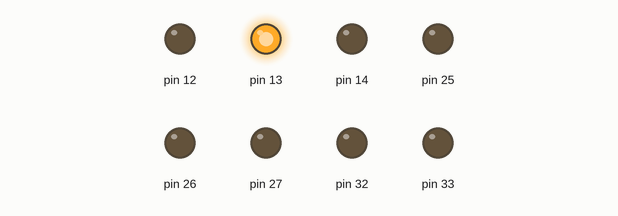
A program run on a simulated MicroPython board. Shown: output pins drawn as LEDs (lit = HIGH).

Above: at 1.7 s.
At 2.8 s:
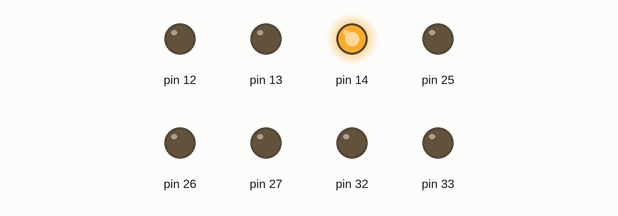
At 3.3 s:
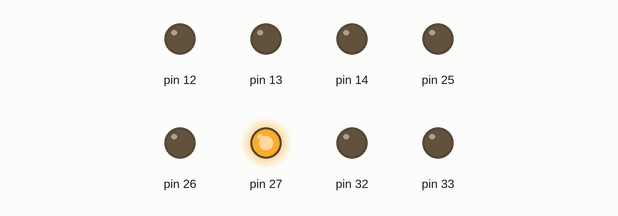
At 4.3 s:
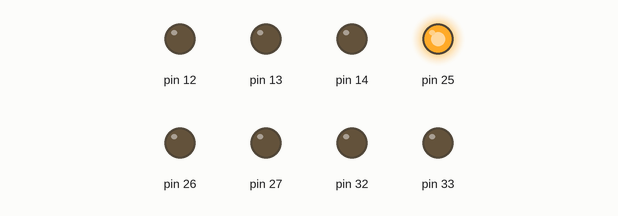
At 5.4 s:
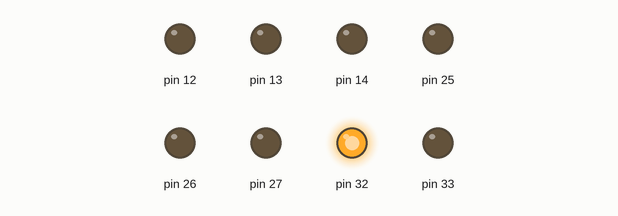
At 11.1 s:
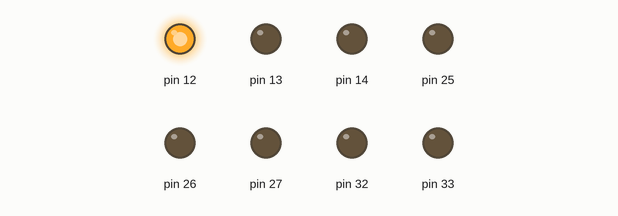
Timing chart, 0 to 11.4 s (numbered marks = the images above):
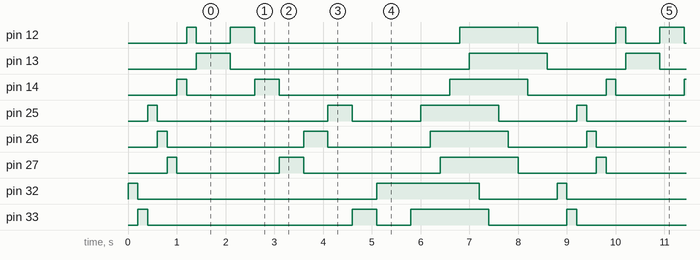

Measured:
- by itself, pin 12: repeats every 8.8 s: LOW 0.70 s, HIGH 0.50 s, LOW 4.2 s, HIGH 1.6 s, LOW 1.6 s, HIGH 0.20 s
- by itself, pin 13: repeats every 8.8 s: LOW 4.9 s, HIGH 1.6 s, LOW 1.6 s, HIGH 0.70 s
- by itself, pin 14: repeats every 8.8 s: LOW 1.4 s, HIGH 0.50 s, LOW 3.5 s, HIGH 1.6 s, LOW 1.6 s, HIGH 0.20 s
- by itself, pin 25: repeats every 8.8 s: LOW 3.5 s, HIGH 0.50 s, LOW 1.4 s, HIGH 1.6 s, LOW 1.6 s, HIGH 0.20 s
- by itself, pin 26: repeats every 8.8 s: LOW 2.8 s, HIGH 0.50 s, LOW 2.1 s, HIGH 1.6 s, LOW 1.6 s, HIGH 0.20 s
- by itself, pin 27: repeats every 8.8 s: LOW 2.1 s, HIGH 0.50 s, LOW 2.8 s, HIGH 1.6 s, LOW 1.6 s, HIGH 0.20 s
- by itself, pin 32: repeats every 8.8 s: LOW 4.9 s, HIGH 2.1 s, LOW 1.6 s, HIGH 0.20 s
- by itself, pin 33: repeats every 8.8 s: LOW 4.2 s, HIGH 0.50 s, LOW 0.70 s, HIGH 1.6 s, LOW 1.6 s, HIGH 0.20 s

The program:

BOTONESP.py
```python
from machine import Pin
import time

Boton = 4
leds = [Pin(i,Pin.OUT)for i in (32, 33, 25, 26, 27, 14, 12, 13)]
presss_button = Pin(Boton, Pin.IN, Pin.PULL_UP)

while True :
    if  Boton == 0 and last_State == 1:
        led_state = not(led_state)
        led.value(led_state)


    for led in leds:
        led. value(1)
        time.sleep(0.2)
        led.value(0)

    for led in reversed (leds):
        led.value(1)
        time.sleep(0.5)
        led.value(0)

    for led in leds:
        led.value(1)
        time.sleep(0.2)

    for led in leds :
        led.value(0)
        time.sleep(0.2)
```
